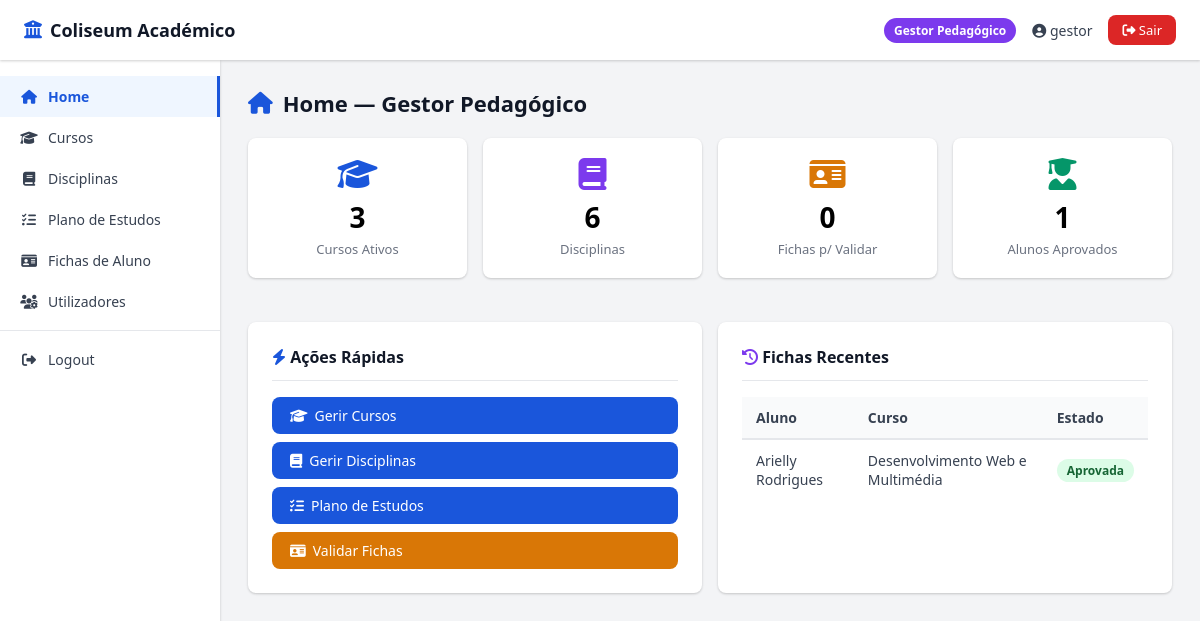
The page /gestor_dashboard.php (signed in) on the database its author committed.
### tables this page shows
CREATE TABLE `fichas_aluno` (
  `ID` int(11) NOT NULL,
  `user_id` int(11) NOT NULL,
  `nome` varchar(150) NOT NULL,
  `email` varchar(150) NOT NULL,
  `telefone` varchar(20) DEFAULT NULL,
  `data_nascimento` date DEFAULT NULL,
  `morada` varchar(255) DEFAULT NULL,
  `curso_id` int(11) NOT NULL,
  `foto` varchar(255) DEFAULT NULL,
  `estado` enum('rascunho','submetida','aprovada','rejeitada') NOT NULL DEFAULT 'rascunho',
  `observacoes` text DEFAULT NULL,
  `validado_por` int(11) DEFAULT NULL,
  `data_validacao` datetime DEFAULT NULL,
  `criado_em` datetime NOT NULL DEFAULT current_timestamp(),
  `atualizado_em` datetime NOT NULL DEFAULT current_timestamp() ON UPDATE current_timestamp()
);

CREATE TABLE `cursos` (
  `ID` int(11) NOT NULL,
  `Nome` varchar(200) NOT NULL,
  `ativo` tinyint(1) NOT NULL DEFAULT 1
);

### gestor_dashboard.php (the view, shortened to what this page needs)
<?php
require_once 'acessoBD.php';
require_once 'includes/layout.php';
$totalCursos = $pdo->query('SELECT COUNT(*) FROM cursos WHERE ativo=1')->fetchColumn();
$totalDisc = $pdo->query('SELECT COUNT(*) FROM disciplinas')->fetchColumn();
$fichasPendentes = $pdo->query("SELECT COUNT(*) FROM fichas_aluno WHERE estado='submetida'")->fetchColumn();
$totalAlunos = $pdo->query("SELECT COUNT(*) FROM fichas_aluno WHERE estado='aprovada'")->fetchColumn();
$fichasRecentes = $pdo->query("
    SELECT fa.nome, fa.estado, fa.criado_em, c.Nome AS curso
    FROM fichas_aluno fa
    JOIN cursos c ON fa.curso_id = c.ID
    ORDER BY fa.criado_em DESC
    LIMIT 5
")->fetchAll();
?>
<h1 class="page-title">
  <i class="fa-solid fa-house"></i> Home — Gestor Pedagógico
</h1>
<div class="stats-grid">
  <div class="card stat-card">
    <i class="fa-solid fa-graduation-cap stat-icon blue"></i>
    <div class="stat-value"><?= $totalCursos ?></div>
    <div class="stat-label">Cursos Ativos</div>
  </div>
  <div class="card stat-card">
    <i class="fa-solid fa-book stat-icon purple"></i>
    <div class="stat-value"><?= $totalDisc ?></div>
    <div class="stat-label">Disciplinas</div>
  </div>
  <div class="card stat-card">
    <i class="fa-solid fa-id-card stat-icon orange"></i>
    <div class="stat-value"><?= $fichasPendentes ?></div>
    <div class="stat-label">Fichas p/ Validar</div>
  </div>
  <div class="card stat-card">
    <i class="fa-solid fa-user-graduate stat-icon green"></i>
    <div class="stat-value"><?= $totalAlunos ?></div>
    <div class="stat-label">Alunos Aprovados</div>
  </div>
</div>
<div class="panels-grid">
  <div class="card">
    <div class="card-title">
      <i class="fa-solid fa-bolt" style="color:#1a56db;"></i> Ações Rápidas
    </div>
    <div class="btn-group actions-group">
      <a href="cursos.php" class="btn btn-primary"><i class="fa-solid fa-graduation-cap"></i> Gerir Cursos</a>
      <a href="disciplinas.php" class="btn btn-primary"><i class="fa-solid fa-book"></i> Gerir Disciplinas</a>
      <a href="planos_estudos.php" class="btn btn-primary"><i class="fa-solid fa-list-check"></i> Plano de Estudos</a>
      <a href="fichas_validar.php" class="btn btn-warning"><i class="fa-solid fa-id-card"></i> Validar Fichas</a>
    </div>
  </div>
  <div class="card">
    <div class="card-title">
      <i class="fa-solid fa-clock-rotate-left" style="color:#7c3aed;"></i> Fichas Recentes
    </div>
    <?php if (empty($fichasRecentes)): ?>
      <p class="empty-msg">Nenhuma ficha submetida.</p>
    <?php else: ?>
      <div class="table-wrap">
        <table>
          <thead>
            <tr>
              <th>Aluno</th>
              <th>Curso</th>
              <th>Estado</th>
            </tr>
          </thead>
          <tbody>
            <?php foreach ($fichasRecentes as $f): ?>
              <tr>
                <td><?= htmlspecialchars($f['nome']) ?></td>
                <td><?= htmlspecialchars($f['curso']) ?></td>
                <td>
                  <span class="badge badge-<?= $f['estado'] ?>">
                    <?= ucfirst($f['estado']) ?>
                  </span>
                </td>
              </tr>
            <?php endforeach; ?>
          </tbody>
        </table>
      </div>
    <?php endif; ?>
  </div>
</div>

### includes/layout.php (style rules this page uses)
:root { --primary: #1a56db; --primary-d: #1540a8; --gestor: #7c3aed; --funcionario: #0891b2; --aluno: #059669; --danger: #dc2626; --warning: #d97706; --success: #16a34a; --gray-50: #f9fafb; --gray-100: #f3f4f6; --gray-200: #e5e7eb; --gray-500: #6b7280; --gray-700: #374151; --gray-900: #111827; --radius: 8px; --shadow: 0 1px 3px rgba(0, 0, 0, .12), 0 1px 2px rgba(0, 0, 0, .08); }
* { margin: 0; padding: 0; box-sizing: border-box; font-family: 'Segoe UI', Arial, sans-serif; }
body { background: var(--gray-100); min-height: 100vh; display: flex; flex-direction: column; }
.page-title { font-size: 22px; font-weight: 700; color: var(--gray-900); margin-bottom: 20px; display: flex; align-items: center; gap: 10px; }
.page-title i { color: var(--primary); }
.card { background: white; border-radius: var(--radius); padding: 24px; box-shadow: var(--shadow); margin-bottom: 20px; }
.card-title { font-size: 16px; font-weight: 600; color: var(--gray-900); margin-bottom: 16px; padding-bottom: 12px; border-bottom: 1px solid var(--gray-200); }
.btn { display: inline-flex; align-items: center; gap: 7px; padding: 9px 18px; border-radius: var(--radius); font-size: 14px; font-weight: 500; cursor: pointer; text-decoration: none; border: none; transition: .2s; }
.btn-primary { background: var(--primary); color: white; }
.btn-warning { background: var(--warning); color: white; }
.btn-group { display: flex; gap: 8px; flex-wrap: wrap; margin-top: 8px; }
.table-wrap { overflow-x: auto; }
table { width: 100%; border-collapse: collapse; }
th, td { padding: 11px 14px; text-align: left; font-size: 14px; }
th { background: var(--gray-50); font-weight: 600; color: var(--gray-700); border-bottom: 2px solid var(--gray-200); }
td { border-bottom: 1px solid var(--gray-100); color: var(--gray-700); }
tr:last-child td { border-bottom: none; }
.badge { display: inline-block; padding: 3px 10px; border-radius: 20px; font-size: 12px; font-weight: 600; }
.badge-aprovada, .badge-aprovado { background: #dcfce7; color: #166534; }

### gestor_dashboard.php (style rules this page uses)
.stats-grid { display: grid; grid-template-columns: repeat(auto-fit, minmax(180px, 1fr)); gap: 16px; margin-bottom: 24px; }
.stat-card { text-align: center; padding: 20px; }
.stat-card .stat-icon { font-size: 32px; margin-bottom: 8px; }
.stat-card .stat-icon.blue { color: #1a56db; }
.stat-card .stat-icon.purple { color: #7c3aed; }
.stat-card .stat-icon.orange { color: #d97706; }
.stat-card .stat-icon.green { color: #059669; }
.stat-card .stat-value { font-size: 28px; font-weight: 700; margin-bottom: 4px; }
.stat-card .stat-label { color: #6b7280; font-size: 13px; }
.panels-grid { display: grid; grid-template-columns: 1fr 1fr; gap: 16px; }
.actions-group { flex-direction: column; }

### rows shown on the page
fichas_aluno: nome "Arielly Rodrigues", curso.Nome "Desenvolvimento Web e Multimédia", estado "Aprovada"

### other values the page prints
$grupoNome "Gestor Pedagógico"
$user "gestor"
$item['label'] "Home"
$item['label'] "Cursos"
$item['label'] "Disciplinas"
$item['label'] "Plano de Estudos"
$item['label'] "Fichas de Aluno"
$item['label'] "Utilizadores"
$totalCursos "3"
$totalDisc "6"
$fichasPendentes "0"
$totalAlunos "1"
